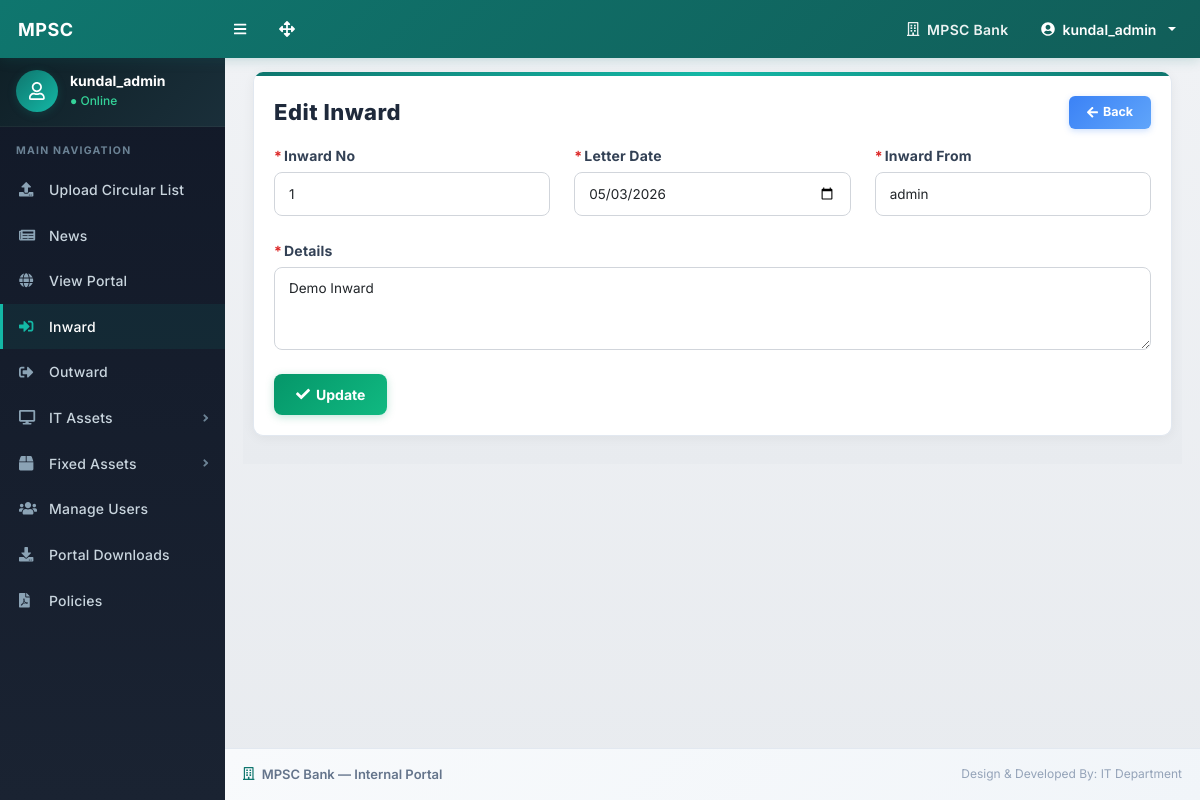
/edit-inward.php?id=1 (signed in), run on the app's committed database.
### tables this page shows
CREATE TABLE `inwards` (
  `id` int(11) NOT NULL AUTO_INCREMENT,
  `inward_no` int(11) NOT NULL,
  `letter_date` date NOT NULL,
  `inward_from` varchar(255) NOT NULL,
  `details` text NOT NULL,
  `entry_date` datetime NOT NULL DEFAULT current_timestamp(),
  PRIMARY KEY (`id`),
  UNIQUE KEY `inward_no` (`inward_no`)
);

### edit-inward.php (the view, shortened to what this page needs)
<?php
include_once('./includes/config.php');
$id = (int)$_GET['id'];
$stmt = mysqli_prepare($con, "SELECT * FROM inwards WHERE id=? LIMIT 1");
mysqli_stmt_bind_param($stmt, "i", $id);
mysqli_stmt_execute($stmt);
$result = mysqli_stmt_get_result($stmt);
$row = mysqli_fetch_assoc($result);
?>
<!DOCTYPE html>
<html lang="en">
<head>
    <link href="./css/styles.css" rel="stylesheet" />
    <link href="./css/custom.css" rel="stylesheet" />
    <link href="./css/inward.css" rel="stylesheet" />
</head>
<body class="sb-nav-fixed">
    <?php include_once('./includes/navbar.php'); ?>
    <div id="layoutSidenav">
        <?php include_once('./includes/sidebar.php'); ?>
        <div id="layoutSidenav_content">
            <main>
                <div class="container-fluid px-3">
                    <div class="inward-page">
                        <div class="inward-panel">
                            <div class="inward-panel-body">
                                <div class="inward-top-row">
                                    <h2 class="inward-title">Edit Inward</h2>
                                    <a href="manage-inward.php" class="inward-edit-btn">
                                        <i class="fas fa-arrow-left"></i> Back
                                    </a>
                                </div>
                                <form method="post">
                                    <div class="row mb-4">
                                        <div class="col-md-4">
                                            <label class="inward-form-label"><span class="req">*</span>Inward No</label>
                                            <input type="number" name="inward_no" class="form-control" required
                                                value="<?php echo (int)$row['inward_no']; ?>">
                                        </div>
                                        <div class="col-md-4">
                                            <label class="inward-form-label"><span class="req">*</span>Letter Date</label>
                                            <input type="date" name="letter_date" class="form-control" required
                                                value="<?php echo htmlspecialchars($row['letter_date']); ?>">
                                        </div>
                                        <div class="col-md-4">
                                            <label class="inward-form-label"><span class="req">*</span>Inward From</label>
                                            <input type="text" name="inward_from" class="form-control" required
                                                value="<?php echo htmlspecialchars($row['inward_from']); ?>">
                                        </div>
                                    </div>
                                    <div class="row mb-4">
                                        <div class="col-md-12">
                                            <label class="inward-form-label"><span class="req">*</span>Details</label>
                                            <textarea name="details" class="form-control" rows="3" required><?php echo htmlspecialchars($row['details']); ?></textarea>
                                        </div>
                                    </div>
                                    <button type="submit" name="submit" class="inward-save-btn">
                                        <i class="fas fa-check"></i> Update
                                    </button>
                                </form>
                            </div>
                        </div>
                    </div>
                </div>
            </main>
            <?php include_once('./includes/footer.php'); ?>
        </div>
    </div>
</body>
</html>

### css/custom.css (style rules this page uses)
body { background-color: #f0f2f5 !important; font-family: 'Inter', 'Segoe UI', Arial, Helvetica, sans-serif; -webkit-font-smoothing: antialiased; -moz-osx-font-smoothing: grayscale; }
#layoutSidenav_content { background: linear-gradient(180deg, #f0f2f5 0%, #e8ebef 100%); }
.container-fluid { padding-left: 18px !important; padding-right: 18px !important; }

### css/inward.css (style rules this page uses)
.inward-page { background: linear-gradient(180deg, #f0f2f5 0%, #e8ebef 100%); min-height: 100%; padding: 16px 10px 28px 10px; }
.inward-panel { background: #ffffff; border: 1px solid #e2e8f0; border-top: none; border-radius: 10px; overflow: hidden; box-shadow: 0 2px 12px rgba(0,0,0,0.05); }
.inward-panel::before { content: ''; display: block; height: 4px; background: linear-gradient(90deg, #0f766e, #14b8a6, #0f766e); }
.inward-panel-body { padding: 20px; }
.inward-top-row { display: flex; justify-content: space-between; align-items: center; margin-bottom: 16px; gap: 14px; flex-wrap: wrap; }
.inward-title { font-size: 22px; font-weight: 800; color: #1e293b; margin: 0; letter-spacing: 0.5px; }
.inward-edit-btn { display: inline-flex; align-items: center; justify-content: center; gap: 5px; min-width: 82px; background: linear-gradient(135deg, #3b82f6 0%, #60a5fa 100%); color: #fff !important; border: none; border-radius: 6px; padding: 7px 14px; text-decoration: none; font-weight: 700; font-size: 12.5px; white-space: nowrap; box-shadow: 0 2px 6px rgba(59, 130, 246, 0.25); transition: all 0.25s ease; }
.inward-panel .form-control, .inward-panel .form-select { min-height: 44px; border: 1.5px solid #d1d5db; border-radius: 8px !important; box-shadow: none !important; font-size: 13.5px; padding: 10px 14px; background: #fff; transition: border-color 0.2s ease, box-shadow 0.2s ease; }
.inward-form-label { font-size: 14px; font-weight: 700; color: #334155; margin-bottom: 6px; display: block; letter-spacing: 0.2px; }
.inward-form-label .req { color: #dc2626; margin-right: 2px; }
.inward-save-btn { display: inline-flex; align-items: center; gap: 6px; background: linear-gradient(135deg, #059669 0%, #10b981 100%); color: #fff !important; border: none; border-radius: 8px; padding: 10px 22px; font-size: 14px; font-weight: 700; box-shadow: 0 2px 8px rgba(5, 150, 105, 0.25); transition: all 0.25s ease; cursor: pointer; }

### data on the page
inwards: inward_no "1", letter_date "05/03/2026", inward_from "admin", details "Demo Inward"

### other printed values
$_SESSION['login'] "kundal_admin"
